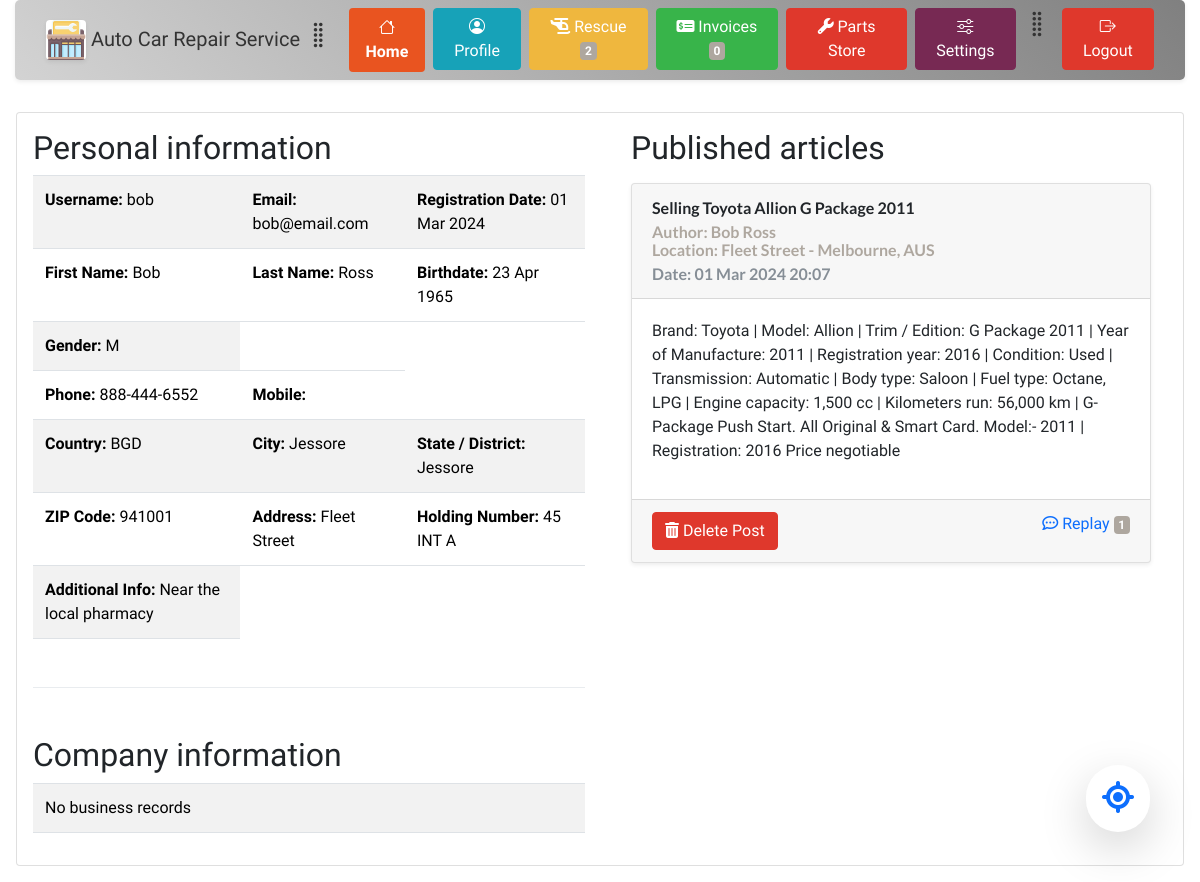
/dashboard/pages/profile.php (signed in), run on the app's committed database.
### tables this page shows
CREATE TABLE customers_info (
                           id char(12) PRIMARY KEY,
                           name varchar(255) DEFAULT NULL,
                           lastname varchar(255) DEFAULT NULL,
                           birthdate date DEFAULT NULL,
                           gender character DEFAULT NULL
                            
);

CREATE TABLE post_issues (
                            id int PRIMARY KEY AUTO_INCREMENT,   
                            user_id char(12) NOT NULL,
                            post_title LONGTEXT NOT NULL,
                            post_content LONGTEXT,
                            city_id int,
                            address varchar(255),
                            date_time TIMESTAMP NULL DEFAULT CURRENT_TIMESTAMP,
                             
                            CONSTRAINT post_user FOREIGN KEY (user_id) REFERENCES user_accounts(id),
                            CONSTRAINT post_city FOREIGN KEY (city_id) REFERENCES cities(id)
);

CREATE TABLE cities (
                        id int PRIMARY KEY AUTO_INCREMENT,
                        name varchar(35) NOT NULL,
                        country_code char(3) NOT NULL,
                        district varchar(20) NOT NULL,
                        CONSTRAINT cities_country_code FOREIGN KEY (country_code) REFERENCES countries(code)
);

### site_variables.php (called while the page is built, shortened)
<?php
(require_once (ROOT_DIR . DIRECTORY_SEPARATOR . 'database' . DIRECTORY_SEPARATOR . 'connection.php')) or die("Connection related file not found");
function b5_theme_link() : string {
    return  relativePath(ROOT_DIR . DIRECTORY_SEPARATOR . "precompiled" . DIRECTORY_SEPARATOR . $GLOBALS['USER_THEME'] . DIRECTORY_SEPARATOR . "bootstrap-color.min.css");
}
function relativePath($absolutePath, $separator = DIRECTORY_SEPARATOR) : string {
    if($absolutePath === ROOT_DIR) return '';
    $path = explode($separator, $absolutePath);
    $uri = explode('/', $_SERVER['REQUEST_URI']);
    $root = explode($separator, ROOT_DIR);
    $fileName = null;
    array_splice($path, 0, 1);
    array_splice($uri, 0, 1);
    array_splice($root, 0, 1);
	$temp = $uri[count($uri) - 1];
	$temp = explode('.', $temp);
	if(count($temp) > 0)  {
		array_pop($uri);
	}
    while(count($path) > 0 && end($path) == '') {
        array_pop($path);
    }
    if(is_file($absolutePath)) {
        $fileName = end($path);
        array_pop($path);
    }
    for($i = 0; $i < count($path) && $i < count($root); $i++) {
        if($root[$i] !== $path[$i]) {
            $index = $i;
            break;
        }
    }
    array_splice($path, 0, $i - 1);
    $index = -1;
    for($i = 0; $i < count($path); $i++) {
        if($uri[0] === $path[$i]) {
            $index = $i;
            break;
        }
    }
    if($index > 0) {
        array_splice($path, 0, $i);
    }
	$index = -1;
    for($i = 0; $i < count($uri); $i++) {
        if($uri[$i] === $path[0]) {
            $index = $i;
            break;
        }
    }
    if(implode($separator, $path) === implode($separator, $uri)) return '';
    $index = -1;
    for($i = 0; $i < count($path) && $i < count($uri); $i++) {
        if($uri[$i] === $path[$i]) {
            $index = $i;
        }
        else break;
    }
    if($index >= 0) {
        array_splice($path, 0, $i);
        array_splice($uri, 0, $i);
    }
    $out = '';
    for($i = 0; $i < count($uri); $i++) {
        $out .= ('..' . $separator);
    }
    $out .= implode($separator, $path);
    if(!str_ends_with($out, $separator) && !empty($out)) $out .= $separator;
    if(!empty($fileName)) $out .= $fileName;
    return str_replace('\\', '/', $out);
}
function relativePathSystem(string $path) : ?string {
    $out = relativePath($path);
    return $out;
}

### dashboard/authentication.php (called while the page is built, shortened)
<?php
if(isset($_COOKIE['USER_TOKEN']) || isset($_SESSION['USER_OBJ'])) {
    $user_obj = empty($_SESSION['USER_OBJ']) ? null : unserialize($_SESSION['USER_OBJ']);
}
else {
    $url = $_SERVER['REQUEST_URI'];
    if(str_contains($url, 'dashboard')) {
        header('Location: ' . relativePathSystem(ABSOLUTE_PATHS['HOME_PAGE']));
    }
}

### database/connection.php (called while the page is built, shortened)
<?php
	class connection {
        function connect() : void {
			$str = 'mysql:host='.CONN_INFO['HOST'].';dbname='.CONN_INFO['DBNAME'].';charset=utf8mb4;';
			$opts = [PDO::ATTR_ERRMODE => PDO::ERRMODE_EXCEPTION, PDO::ATTR_DEFAULT_FETCH_MODE => PDO::FETCH_BOTH];
			try {
				$this->pdo = new PDO($str, CONN_INFO['USERNAME'], CONN_INFO['PASSWORD'], $opts);
			}
			catch (PDOException $e) {
				throw new PDOException($e->getMessage(), $e->getCode());
			}
		}
        function getCityName(int $city_id) : ?string {
            $sql = 'SELECT name FROM cities WHERE id = ? LIMIT 1';
            $stmt = $this->pdo->prepare($sql);
            if(!$stmt->execute([$city_id])) return null;
            $arr = $stmt->fetch();
            return reset($arr);
        }
        function getSingleUserPosts(string $user_id) : ?array {
            $sql = 'SELECT A.id as post_id, A.user_id AS user_id, A.post_title AS title, A.post_content AS content, A.address AS address, B.name AS city, B.country_code AS country_code, A.date_time AS date FROM post_issues AS A JOIN cities AS B ON A.city_id = B.id WHERE A.user_id = ? ORDER BY A.date_time DESC';
            $this->pdo->setAttribute(PDO::ATTR_DEFAULT_FETCH_MODE, PDO::FETCH_ASSOC);
            $stmt = $this->pdo->prepare($sql);
            $res = $stmt->execute([$user_id]);
            $arr = $stmt->fetchAll();
            foreach ($arr as $key => $row) {
                $author = $this->getUserNameTitle($row['user_id']);
                $arr[$key]['author'] = $author;
            }
            return $arr;
        }
        function getUserNameTitle(string $user_id) : ?string {
            $sql = 'SELECT customer_id, business_id FROM user_accounts WHERE id = ? LIMIT 1';
            $this->pdo->setAttribute(PDO::ATTR_DEFAULT_FETCH_MODE, PDO::FETCH_NUM);
            $stmt = $this->pdo->prepare($sql);
            $stmt->execute([$user_id]);
            $row = $stmt->fetch();
            if(is_null($row[1])) {
                $sql = 'SELECT name, lastname FROM customers_info WHERE id = ? LIMIT 1';
                $stmt = $this->pdo->prepare($sql);
                $stmt->execute([$row[0]]);
                $res = $stmt->fetch();
                return $res[0] . " " . $res[1];
            }
            else {
                $sql = 'SELECT company_name FROM businesses_info WHERE id = ? LIMIT 1';
                $stmt = $this->pdo->prepare($sql);
                $stmt->execute([$row[1]]);
                $arr = $stmt->fetch();
                return reset($arr);
            }
        }
        function getPostRepliesCount(int $post_id) : ?int {
            $sql = 'SELECT COUNT(*) FROM post_answers WHERE post_id = ?';
            $stmt = $this->pdo->prepare($sql);
            $stmt->execute([$post_id]);
            $row = $stmt->fetch(PDO::FETCH_NUM);
            if($row[0] === 0) return null;
            else return $row[0];
        }
		private ?PDO $pdo = null;
	}

### dashboard/pages/profile.php (the view, shortened to what this page needs)
<?php
if(!isset($GLOBALS['WEBSITE_VARS'])) {
    (require_once (ROOT_DIR . DIRECTORY_SEPARATOR . 'site_variables.php')) or die("Variables file not found");
}
global $user_obj;
$social_posts_array = CONNECTION->getSingleUserPosts($user_obj->id);
?>
<!DOCTYPE html>
<html>
<head>
    <link href="https://cdn.jsdelivr.net/npm/bootstrap@5.3.3/dist/css/bootstrap.min.css" rel="stylesheet">
    <link rel="stylesheet" href="https://cdn.jsdelivr.net/npm/bootstrap-icons@1.3.0/font/bootstrap-icons.css">
    <link rel="stylesheet" href="https://cdnjs.cloudflare.com/ajax/libs/font-awesome/6.5.2/css/all.min.css" />
    <link rel="stylesheet" href="<?php echo b5_theme_link(); ?>">
    <link rel="stylesheet" href="../styles.css">
</head>
<body style="background-image: none">
<?php
(include_once (relativePathSystem(ABSOLUTE_PATHS['DASHBOARD_DIR']) . 'pages' . DIRECTORY_SEPARATOR . 'menu.php')) or die("Failed to load component");
?>
<div class="card m-3 p-3">
    <div class="row h-100">
        <div class="col-6">
            <h2>Personal information</h2>
            <table class="table table-striped">
                <?php
                $variable_array = array();
                $variable_array['mobile'] = count($user_obj->customer->contacts->phones) > 1 ? $user_obj->customer->contacts->phones : null;
                $variable_array['notes'] = empty($user_obj->customer->address->notes) ? null : $user_obj->customer->address->notes;
                $city_name = CONNECTION->getCityName($user_obj->customer->address->city_id);
echo <<< ENDL_
                <tr>
                    <td><strong>Username: </strong>{$user_obj->username}</td>
                    <td><strong>Email: </strong>{$user_obj->email}</td>
                    <td><strong>Registration Date: </strong>{$user_obj->registered->format('d M Y')}</td>
                </tr>
                <tr>
                    <td><strong>First Name: </strong>{$user_obj->customer->name}</td>
                    <td><strong>Last Name: </strong>{$user_obj->customer->lastname}</td>
                    <td><strong>Birthdate: </strong>{$user_obj->customer->birthdate->format('d M Y')}</td>
                </tr>
                <tr>
                    <td><strong>Gender: </strong>{$user_obj->customer->gender[0]}</td>
                </tr>
                <tr>
                    <td><strong>Phone: </strong>{$user_obj->customer->contacts->phones[0]}</td>
                    <td><strong>Mobile: </strong>{$variable_array['mobile']}</td>
                </tr>
                <tr>
                    <td><strong>Country: </strong>{$user_obj->customer->address->country_code}</td>
                    <td><strong>City: </strong>{$city_name}</td>
                    <td><strong>State / District: </strong>{$user_obj->customer->address->district}</td>
                </tr>
                <tr>
                    <td><strong>ZIP Code: </strong>{$user_obj->customer->address->zipCode}</td>
                    <td><strong>Address: </strong>{$user_obj->customer->address->street}</td>
                    <td><strong>Holding Number: </strong>{$user_obj->customer->address->holding}</td>
                </tr>
                <tr>
                    <td><strong>Additional Info: </strong>{$variable_array['notes']}</td>
                </tr>
ENDL_;
?>
            </table>
            <hr class="dropdown-divider my-5">
            <h2>Company information</h2>
            <table class="table table-striped">
                <?php
                    if($user_obj->business) {
                        $variable_array = array();
                        $variable_array['mobile'] = count($user_obj->business->contacts->phones) > 1 ? $user_obj->business->contacts->phones[1] : null;
                        $variable_array['notes'] = empty($user_obj->business->address->notes) ? null : $user_obj->business->address->notes;
                        $city_name = CONNECTION->getCityName($user_obj->business->address->city_id);
                        $office_weekdays = $user_obj->business->weekdays;
                        $office_weekdays = explode(',', $office_weekdays);
                        $office_weekdays = implode(', ', $office_weekdays);
echo <<< ENDL_
    <tr>
                    <td><strong>Company Name: </strong>{$user_obj->business->company_name}</td>
                    <td><strong>Company Type: {$user_obj->business->company_type}</strong></td>
                    <td><strong>Licence Number: </strong>{$user_obj->business->licence_number}</td>
                </tr>
                <tr>
                    <td><strong>Phone: </strong>{$user_obj->business->contacts->phones[0]}</td>
                    <td><strong>Mobile: </strong>{$variable_array['mobile']}</td>
                </tr>
                <tr>
                    <td><strong>Country: </strong>{$user_obj->business->address->country_code}</td>
                    <td><strong>City: </strong>{$city_name}</td>
                    <td><strong>State / District: </strong>{$user_obj->business->address->district}</td>
                </tr>
                <tr>
                    <td><strong>ZIP Code: </strong>{$user_obj->business->address->zipCode}</td>
                    <td><strong>Address: </strong>{$user_obj->business->address->street}</td>
                    <td><strong>Holding Number: </strong>{$user_obj->business->address->holding}</td>
                </tr>
                <tr>
                    <td><strong>Additional Info: </strong>{$variable_array['notes']}</td>
                </tr>
                <tr>
                    <td><strong>Office Weekdays: </strong>{$office_weekdays}</td>
                    <td><strong>Opening Hours: </strong>{$user_obj->business->start->format("H:i:s")}</td>
                    <td><strong>Closing Hours: </strong>{$user_obj->business->end->format("H:i:s")}</td>
                </tr>
                <tr>
                    <td><strong>Business open and running: </strong>{$user_obj->business->active}</td>
                </tr>
ENDL_;
                    }
                    else {
                        echo "<tr><td>No business records</td></tr>";
                    }
                ?>
            </table>
        </div>
        <div class="col-6">
<?php
echo '<div id="posts">';
echo "<h2 class='ps-3'>Published articles</h2>";
if(empty($social_posts_array)) {
    echo <<< ENDL_
    <div class="card shadow-sm bg-white p-3 text-center"><span class="lead">No social posts found!</span></div>
ENDL_;
}
else {
    $relative_to_dashboard = relativePathSystem(ABSOLUTE_PATHS['DASHBOARD_DIR'] . DIRECTORY_SEPARATOR . 'pages');
    foreach ($social_posts_array as $row) {
        $deleteLink = null;
        $date_time = new DateTime($row['date']);
        $replies_count = CONNECTION->getPostRepliesCount($row['post_id']);
        if ($row['user_id'] === $user_obj->id) {
            $deleteLink = '<button name="deletePostButton" class="btn btn-danger" type="submit"><i class="fa-solid fa-trash-can"></i> Delete Post</button>';
        }
        echo <<< ENDL_
<form method="POST"><input type="hidden" name="request_method" value="POST">
<input type="hidden" name="post_id" value="{$row['post_id']}">
    <div class="card shadow-sm m-3">
        <div class="card-header lato-bold">
            {$row['title']}
            <p class="card-subtitle text-secondary mt-0">Author: {$row['author']}</p>
            <p class="card-subtitle text-secondary">Location: {$row['address']} - {$row['city']}, {$row['country_code']}</p>
            <p class="card-subtitle text-muted m-0">Date: {$date_time->format("d M Y H:i")}</p>
        </div>
        <div class="card-body">
            <p>
                {$row['content']}
            </p>
        </div>
        <div class="card-footer">
            <div class="row">
                <div class="col">
                    {$deleteLink}
                </div>
                <div class="col text-end">
                    <a class="link-primary" href="{$relative_to_dashboard}post_replies.php?post_id={$row['post_id']}"><i class="fa-regular fa-comment-dots"></i> Replay <span class="badge bg-secondary">{$replies_count}</span></a>
                    <!--<span class="px-1 text-muted">|</span>
                    <a class="link-secondary" href="#">Secondary Link</a>-->
                </div>
            </div>
        </div>
    </div>
</form>
ENDL_;
    }
}
?>
        </div>
    </div>
</div>
</body>
</html>

### dashboard/styles.css (style rules this page uses)
.lato-bold { font-family: "Lato", sans-serif; font-weight: 700; font-style: normal; }
body { background-image: url('https://images.pexels.com/photos/593172/pexels-photo-593172.jpeg'); background-size: cover; }

### data on the page
customers_info: name "Bob", lastname "Ross"
post_issues: post_title "Selling Toyota Allion G Package 2011", author "Bob Ross", address "Fleet Street", city.name "Melbourne", city.country_code "AUS", date_time "01 Mar 2024 20:07", post_content "Brand: Toyota | Model: Allion | Trim / Edition: G Package 2011 | Year of Manufacture: 2011 | Registration year: 2016 | Condition: Used | Transmission: Automatic | Body type: Saloon | Fuel type: Octane, LPG | Engine capacity: 1,500 cc | Kilometers run: 56,000 km | G-Package Push Start. All Original & Smart Card. Model:- 2011 | Registration: 2016 Price negotiable", shows "Delete Post", id "1"

### other printed values
CONNECTION->getUserIncidentsReportsCount($user_obj->id) "2"
CONNECTION->getUserInvoicesCount($user_obj->customer->id) "0"
$user_obj->username "bob"
$user_obj->email "bob@email.com"
$user_obj->registered->format('d M Y') "01 Mar 2024"
$user_obj->customer->birthdate->format('d M Y') "23 Apr 1965"
$user_obj->customer->gender[0] "M"
$user_obj->customer->contacts->phones[0] "888-444-6552"
$user_obj->customer->address->country_code "BGD"
$city_name "Jessore"
$user_obj->customer->address->district "Jessore"
$user_obj->customer->address->zipCode "941001"
$user_obj->customer->address->street "Fleet Street"
$user_obj->customer->address->holding "45 INT A"
$variable_array['notes'] "Near the local pharmacy"
